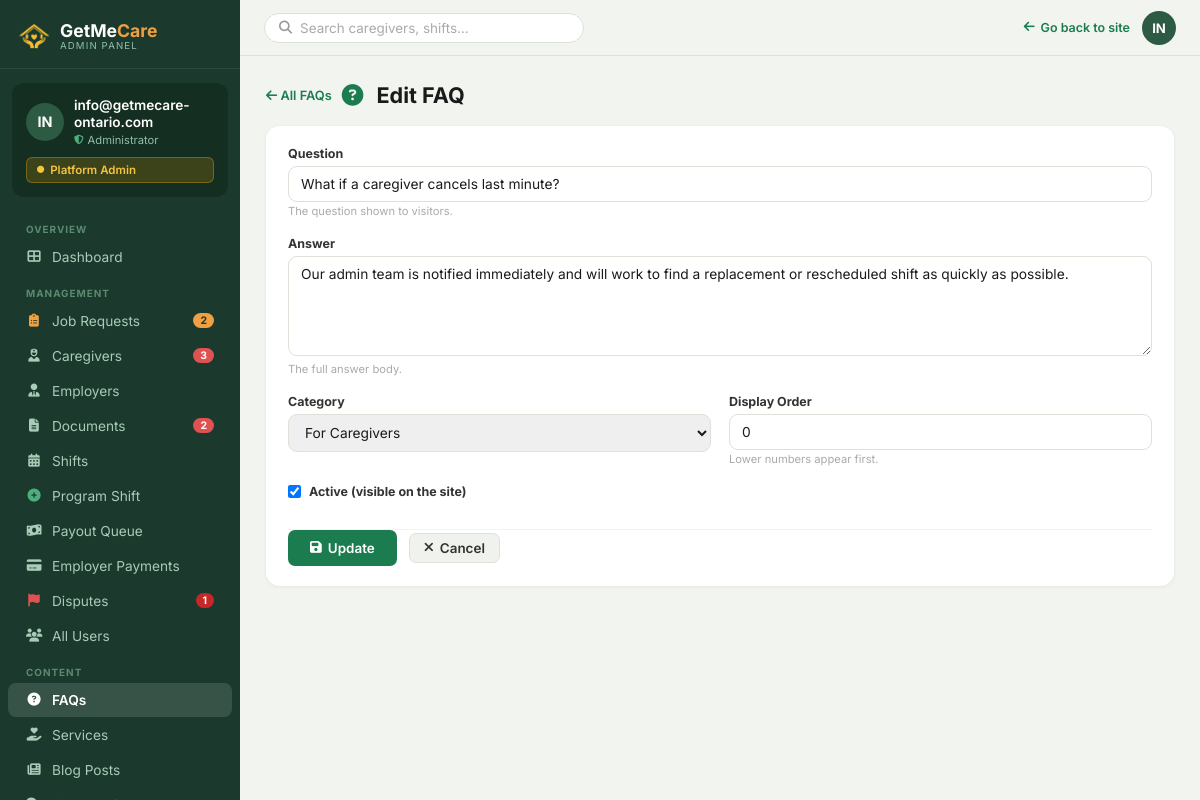
The app's page /admin-panel/faqs/2/edit/ (signed in) with its own data.
### Account/models.py (models this page shows, shortened)
class CustomUser(AbstractUser):
    EMPLOYER = 'employer'
    CAREGIVER = 'caregiver'
    ROLE_CHOICES = [
        (EMPLOYER, 'Employer / Family'),
        (CAREGIVER, 'Caregiver / PSW'),
    ]
    role = models.CharField(
        max_length=20,
        choices=ROLE_CHOICES,
        default=EMPLOYER,
    )
    phone = models.CharField(max_length=20, blank=True)
    @property
    def is_admin(self):
        return self.is_superuser or self.is_staff
    @property
    def is_employer(self):
        return self.role == self.EMPLOYER and not self.is_admin
    @property
    def is_caregiver(self):
        return self.role == self.CAREGIVER and not self.is_admin

### AdminApp/models.py (models this page shows, shortened)
class Faq(models.Model):
    CAT_GENERAL      = 'general'
    CAT_SERVICES     = 'services'
    CAT_PRICING      = 'pricing'
    CAT_HOW_IT_WORKS = 'how_it_works'
    CAT_VERIFICATION = 'verification'
    CAT_SCHEDULING   = 'scheduling'
    CAT_PAYMENTS     = 'payments'
    CAT_CAREGIVERS   = 'caregivers'
    CAT_COVERAGE     = 'coverage'
    CAT_SUPPORT      = 'support'
    CATEGORY_CHOICES = [
        (CAT_GENERAL,      'General'),
        (CAT_SERVICES,     'Services'),
        (CAT_PRICING,      'Pricing & Rates'),
        (CAT_HOW_IT_WORKS, 'How It Works'),
        (CAT_VERIFICATION, 'Caregiver Verification'),
        (CAT_SCHEDULING,   'Scheduling'),
        (CAT_PAYMENTS,     'Payments'),
        (CAT_CAREGIVERS,   'For Caregivers'),
        (CAT_COVERAGE,     'Coverage'),
        (CAT_SUPPORT,      'Support'),
    ]
    question   = models.CharField(max_length=255, help_text="The question shown to visitors.")
    answer     = models.TextField(help_text="The full answer body.")
    category   = models.CharField(max_length=20, choices=CATEGORY_CHOICES, default=CAT_GENERAL)
    is_active  = models.BooleanField(default=True, help_text="Unchecked hides this FAQ from the public site.")
    order      = models.PositiveIntegerField(default=0, help_text="Lower numbers appear first.")
    created_at = models.DateTimeField(auto_now_add=True)
    updated_at = models.DateTimeField(auto_now=True)
    class Meta:
        ordering = ['order', 'category', 'question']
        verbose_name = 'FAQ'
        verbose_name_plural = 'FAQs'

### AdminApp/views.py (the view)
    @login_required(login_url='Account:login')
    def wrapper(request, *args, **kwargs):
        if not (request.user.is_staff or request.user.is_superuser):
            messages.error(request, 'Access denied. Admin account required.')
            return redirect('Account:login')
        return view_func(request, *args, **kwargs)

### templates/AdminApp/faq-form.html (shortened to what this page needs)
{% extends "AdminApp/base_admin.html" %}
{% block content %}
<div style="margin-bottom:18px;display:flex;align-items:center;gap:10px;flex-wrap:wrap">
  <a href="{% url 'AdminApp:faq_list' %}"
     style="font-size:.8rem;font-weight:600;color:#1b7d4f;text-decoration:none">
    <i class="fas fa-arrow-left"></i> All FAQs
  </a>
  <h1 class="adm-page-title" style="margin:0">
    <i class="fas fa-question-circle" style="color:#1b7d4f;margin-right:8px"></i>
    {{ faq|yesno:"Edit FAQ,Add FAQ" }}
  </h1>
</div>
<div class="adm-card">
  <div class="adm-card-pad">
    <form method="post" style="display:grid;gap:18px">
      <div>
        <label class="adm-form-label" for="{{ form.question.id_for_label }}">Question</label>
        {{ form.question }}
        {% if form.question.help_text %}<span class="adm-form-hint">{{ form.question.help_text }}</span>{% endif %}
      </div>
      <div>
        <label class="adm-form-label" for="{{ form.answer.id_for_label }}">Answer</label>
        {{ form.answer }}
        {% if form.answer.help_text %}<span class="adm-form-hint">{{ form.answer.help_text }}</span>{% endif %}
      </div>
      <div style="display:grid;grid-template-columns:1fr 1fr;gap:18px">
        <div>
          <label class="adm-form-label" for="{{ form.category.id_for_label }}">Category</label>
          {{ form.category }}
        </div>
        <div>
          <label class="adm-form-label" for="{{ form.order.id_for_label }}">Display Order</label>
          {{ form.order }}
          <span class="adm-form-hint">Lower numbers appear first.</span>
        </div>
      </div>
      <div>
        <div class="adm-form-check-wrap">
          {{ form.is_active }}
          <label class="adm-form-label" for="{{ form.is_active.id_for_label }}" style="margin-bottom:0">Active (visible on the site)</label>
        </div>
      </div>
      <div style="display:flex;gap:12px;align-items:center;pt:12px;border-top:1px solid #f2f4f0; margin-top: 12px">
        <button type="submit" class="adm-btn adm-btn-green" style="font-size:.84rem;padding:10px 22px">
          <i class="fas fa-save"></i> {{ faq|yesno:"Update,Save FAQ" }}
        </button>
        <a href="{% url 'AdminApp:faq_list' %}" class="adm-btn adm-btn-ghost" style="font-size:.84rem">
          <i class="fas fa-times"></i> Cancel
        </a>
      </div>
    </form>
  </div>
</div>
{% endblock %}

### templates/AdminApp/base_admin.html (shortened to what this page needs)
{% load static %}
<!doctype html>
<html lang="en">
<head>
  <link rel="stylesheet" href="https://cdnjs.cloudflare.com/ajax/libs/font-awesome/6.4.0/css/all.min.css"/>
</head>
<body>
<aside class="adm-sidebar" id="adm-sidebar">
  <div class="adm-logo">
    <a href="{% url 'home' %}">
      <img src="{% static 'Caregiver/images/sitelog.png' %}" alt="GetMeCare Ontario logo" style="width:32px;height:32px;object-fit:contain;filter:brightness(0) saturate(100%) invert(72%) sepia(60%) saturate(600%) hue-rotate(345deg) brightness(105%) contrast(95%)">
      <div>
        <div class="adm-logo-name">GetMe<span style="color:#F0A040">Care</span></div>
        <div class="adm-logo-sub">Admin Panel</div>
      </div>
    </a>
  </div>
  <div class="adm-profile">
    <div class="adm-profile-row">
      <div class="adm-av">{% if request.user.first_name %}{{ request.user.first_name|first|upper }}{{ request.user.last_name|first|upper }}{% else %}{{ request.user.username|slice:":2"|upper }}{% endif %}</div>
      <div>
        <div class="adm-av-name">{{ request.user.get_full_name|default:request.user.username }}</div>
        <div class="adm-av-role"><i class="fas fa-shield-alt" style="color:#4caf7d;font-size:.6rem;"></i> Administrator</div>
      </div>
    </div>
    <div class="adm-badge"><i class="fas fa-circle" style="font-size:.45rem;"></i> Platform Admin</div>
  </div>
  <div class="adm-nav">
    <div class="adm-nav-section">Overview</div>
    <a href="{% url 'AdminApp:dashboard' %}" {% if request.resolver_match.url_name == 'dashboard' %}class="active"{% endif %}>
      <i class="fas fa-th-large"></i> Dashboard
    </a>
    <div class="adm-nav-section">Management</div>
    <a href="{% url 'AdminApp:job_requests' %}" {% if request.resolver_match.url_name in 'job_requests,job_request_matches,admin_create_39_payment_link' %}class="active"{% endif %}>
      <i class="fas fa-clipboard-list" style="color:#f0a040"></i> Job Requests
      {% if open_jobs_count %}<span class="adm-nav-badge" style="background:#f0a040;color:#1b3a2d">{{ open_jobs_count }}</span>{% endif %}
    </a>
    <a href="{% url 'AdminApp:manage_caregivers' %}" {% if request.resolver_match.url_name == 'manage_caregivers' %}class="active"{% endif %}>
      <i class="fas fa-user-nurse"></i> Caregivers
      {% if pending_profiles %}<span class="adm-nav-badge">{{ pending_profiles }}</span>{% endif %}
    </a>
    <a href="{% url 'AdminApp:manage_employers' %}" {% if request.resolver_match.url_name == 'manage_employers' %}class="active"{% endif %}>
      <i class="fas fa-user-tie"></i> Employers
    </a>
    <a href="{% url 'AdminApp:review_documents' %}" {% if request.resolver_match.url_name == 'review_documents' %}class="active"{% endif %}>
      <i class="fas fa-file-alt"></i> Documents
      {% if pending_docs %}<span class="adm-nav-badge">{{ pending_docs }}</span>{% endif %}
    </a>
    <a href="{% url 'AdminApp:manage_shifts' %}" {% if request.resolver_match.url_name == 'manage_shifts' %}class="active"{% endif %}>
      <i class="fas fa-calendar-alt"></i> Shifts
    </a>
    <a href="{% url 'AdminApp:program_shift' %}" {% if request.resolver_match.url_name == 'program_shift' %}class="active"{% endif %}>
      <i class="fas fa-plus-circle" style="color:#4caf7d"></i> Program Shift
    </a>
    <a href="{% url 'AdminApp:payout_queue' %}" {% if request.resolver_match.url_name == 'payout_queue' %}class="active"{% endif %}>
      <i class="fas fa-money-bill-wave"></i> Payout Queue
    </a>
    <a href="{% url 'AdminApp:employer_payments' %}" {% if request.resolver_match.url_name == 'employer_payments' %}class="active"{% endif %}>
      <i class="fas fa-credit-card"></i> Employer Payments
    </a>
    <a href="{% url 'AdminApp:dispute_list' %}" {% if request.resolver_match.url_name == 'dispute_list' or request.resolver_match.url_name == 'dispute_detail' %}class="active"{% endif %}>
      <i class="fas fa-flag" style="color:#e05252"></i> Disputes
      {% if counts.open %}<span class="adm-nav-badge" style="background:#c62828">{{ counts.open }}</span>{% endif %}
    </a>
    <a href="{% url 'AdminApp:manage_users' %}" {% if request.resolver_match.url_name == 'manage_users' %}class="active"{% endif %}>
      <i class="fas fa-users"></i> All Users
    </a>
    <div class="adm-nav-section">Content</div>
    <a href="{% url 'AdminApp:faq_list' %}" {% if request.resolver_match.url_name == 'faq_list' or request.resolver_match.url_name == 'faq_add' or request.resolver_match.url_name == 'faq_edit' %}class="active"{% endif %}>
      <i class="fas fa-question-circle"></i> FAQs
    </a>
    <a href="{% url 'AdminApp:service_list' %}" {% if request.resolver_match.url_name == 'service_list' or request.resolver_match.url_name == 'service_add' or request.resolver_match.url_name == 'service_edit' %}class="active"{% endif %}>
      <i class="fas fa-hand-holding-heart"></i> Services
    </a>
    <a href="{% url 'AdminApp:blog_list' %}" {% if request.resolver_match.url_name == 'blog_list' or request.resolver_match.url_name == 'blog_add' or request.resolver_match.url_name == 'blog_edit' %}class="active"{% endif %}>
      <i class="fas fa-newspaper"></i> Blog Posts
    </a>
    <a href="{% url 'admin_chat_monitor' %}" {% if request.resolver_match.url_name == 'admin_chat_monitor' %}class="active"{% endif %}>
    </a>
  </div>
</aside>
<div class="adm-topbar">
  <form method="get" action="" class="adm-search-bar-wrap" style="flex:1;max-width:320px;">
    <div class="adm-search">
      <i class="fas fa-search"></i>
      <input type="text" name="q" placeholder="Search caregivers, shifts…" value="{{ request.GET.q|default:'' }}">
    </div>
  </form>
  <div class="adm-topbar-right" style="display:flex;align-items:center;gap:12px;margin-left:auto;">
    <a href="{% url 'home' %}" class="adm-back">
      <i class="fas fa-arrow-left"></i> Go back to site
    </a>
    <div class="adm-topbar-av">{% if request.user.first_name %}{{ request.user.first_name|first|upper }}{{ request.user.last_name|first|upper }}{% else %}{{ request.user.username|slice:":2"|upper }}{% endif %}</div>
  </div>
</div>
<main class="adm-main">
  <div class="adm-content">
    {% block content %}{% endblock %}
  </div>
</main>
  </body>
</html>

### records on screen
CustomUser: user.username "IN", user.get_full_name "info@getmecare-ontario.com"
Faq: question "What if a caregiver cancels last minute?", answer "Our admin team is notified immediately and will work to find a replacement or rescheduled shift as quickly as possible.", category "For Caregivers", order "0", is_active "☑"

### other values on screen
{{ open_jobs_count }} "2"
{{ pending_profiles }} "3"
{{ pending_docs }} "2"
{{ counts.open }} "1"
{{ faq|yesno:"Edit FAQ,Add FAQ" }} "Edit FAQ"
{{ faq|yesno:"Update,Save FAQ" }} "Update"
